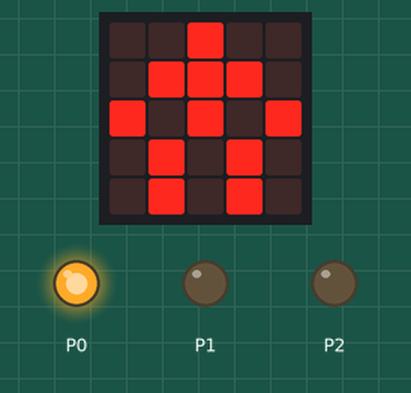
This program was run on a simulated BBC micro:bit running MicroPython. Parts: the board's 5×5 LED display, output pins drawn as LEDs (lit = HIGH).

Above: at 0.1 s.
At 10.1 s:
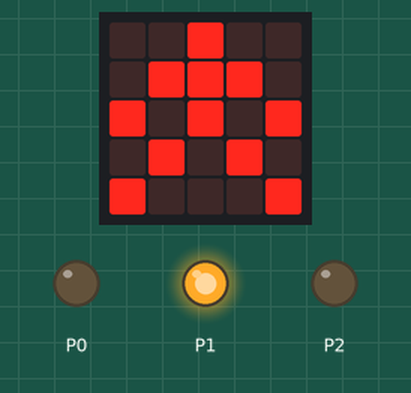
Timing chart, 0 to 121.5 s (numbered marks = the images above):
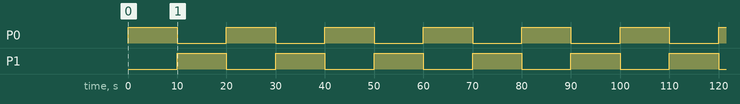

The program:

______.py
```python
from microbit import *
stop = Image("00900:09990:90909:09090:09090")
go = Image("00900:09990:90909:09090:90009")
while True:
    pin0.write_digital(1)
    pin1.write_digital(0)
    pin2.write_digital(0)
    display.show(stop)
    sleep(10000)
    pin0.write_digital(0)
    pin1.write_digital(1)
    pin2.write_digital(0)
    display.show(go)
    sleep(10000)


'''
学习目标：
这节课学习红绿灯实验，让我们制做一个非常简单的红绿灯游戏。用探照灯来模拟交通灯，当探照灯亮红色时，点阵上显示一个停止的人形图案，10秒以后探照灯变为绿色，点阵上显示一个行走的人形图案。

这节课简单的学习引脚的设置，我们把探照灯的R引脚连接pin0，就由pin0引脚来控制红灯的亮和灭，将探照灯的G引脚连接pin1，由pin1来控制绿灯的亮和灭，高电平亮灯，低电平灭。
'''
```

Measured:
- by itself, P0, P1: alternates HIGH for 10.0 s and LOW for 10.0 s
